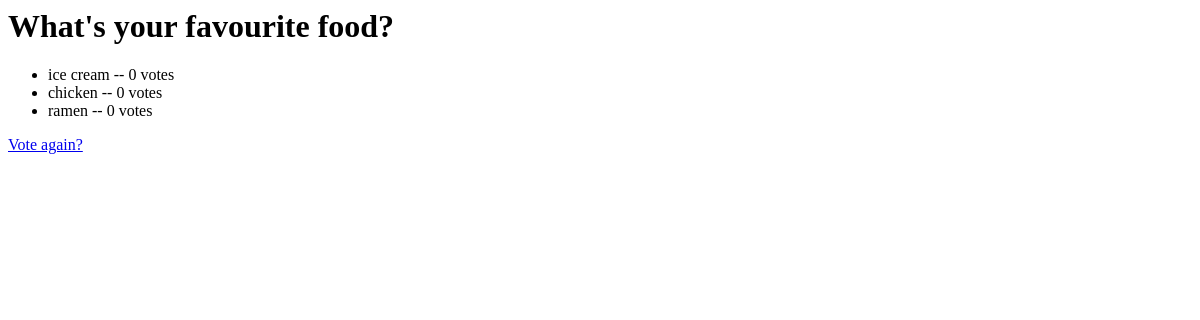
The app's page /polls/1/results/, older data.
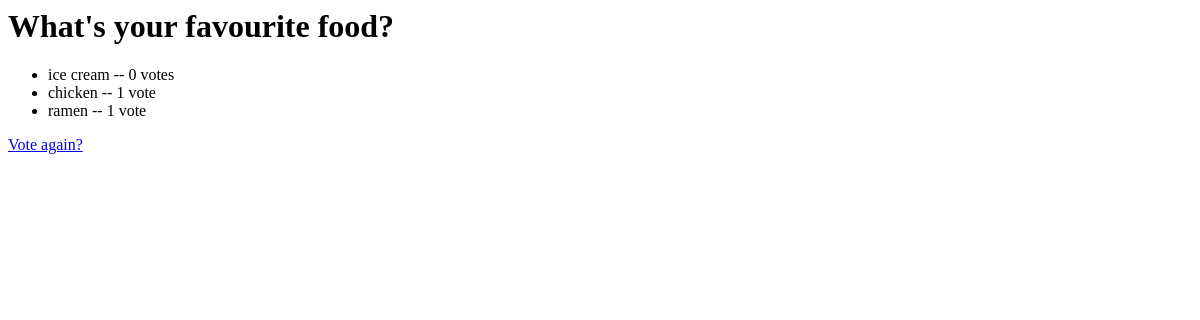
The same page, newer data.
### polls/models.py (models this page shows, shortened)
class Question(models.Model):
    question_text = models.CharField(max_length=200)
    pub_date = models.DateTimeField('date published')

class Choice(models.Model):
    question = models.ForeignKey(Question, on_delete=models.CASCADE)
    choice_text = models.CharField(max_length=200)
    votes = models.IntegerField(default=0)

### polls/views.py (the view)
# urls.py: path('<int:pk>/results/', views.ResultsView.as_view(), name='results'),
class ResultsView(generic.DetailView):
    model = Question
    template_name = 'polls/results.html'

### polls/templates/polls/results.html
<h1>{{ question.question_text }}</h1>
<ul>
{% for choice in question.choice_set.all %}
    <li>{{ choice.choice_text }} -- {{ choice.votes }} vote{{ choice.votes|pluralize }}</li>
{% endfor %}
</ul>
<a href="{% url 'polls:detail' question.id %}">Vote again?</a>

Row changes from the older to the newer data that the page shows:
changed Choice "chicken": votes "0" → "1"
changed Choice "ramen": votes "0" → "1"
